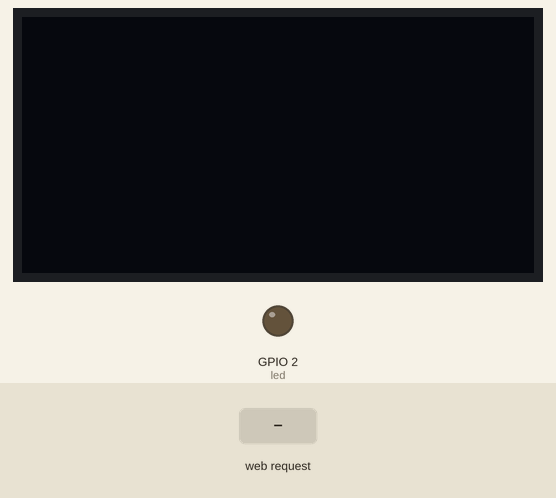
Bench run of a program on a simulated ESP32 board running MicroPython. On the bench: 128×64 one-colour display, output pins drawn as LEDs (lit = HIGH). Inputs (shaded band) come from the test bench. The board's own WiFi access point starts at once; library files of the repository ran but are not shown: ssd1306.py; what the program prints to the serial console is not drawn.

Above: at 1.2 s.
1.3 s: HTTP request GET /on received
At 1.7 s:
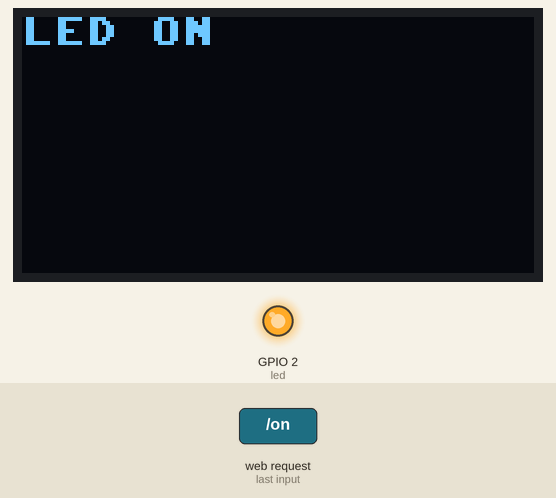
2.8 s: HTTP request GET /off received
At 4.1 s:
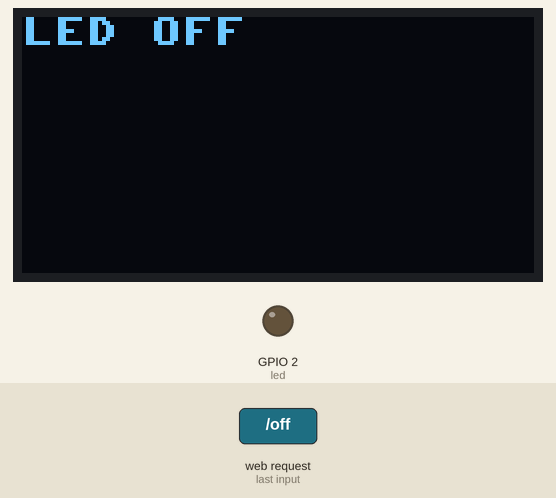
Timing chart, 0 to 5.8 s (numbered marks = the images above; inputs shaded):
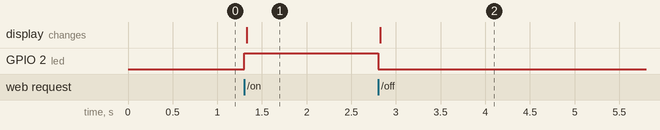

Measured:
- after the input at 1.3 s, GPIO 2 (led): LOW → HIGH at once; the display: changes at once (image 1)
- after the input at 2.8 s, GPIO 2 (led): HIGH → LOW at once; the display: changes at once (image 2)

The program:

tes_led_control.py
```python
from machine import Pin, I2C
import ssd1306
import network
import socket
import time

# === OLED SETUP ===
i2c = I2C(0, scl=Pin(22), sda=Pin(21))
oled = ssd1306.SSD1306_I2C(128, 64, i2c)

# === LED SETUP ===
led = Pin(2, Pin.OUT)

# === WIFI AP SETUP ===
ap = network.WLAN(network.AP_IF)
ap.active(True)
ap.config(essid="ESP32-Hotspot", password="123456789")  # Change password if you want

while not ap.active():
    pass

print("Access Point active")
print("IP:", ap.ifconfig()[0])

# === WEB SERVER SETUP ===
def web_page(led_state):
    html = f"""
    <!DOCTYPE html>
    <html>
    <head>
      <title>ESP32 LED Control</title>
      <style>
        body {{ font-family: Arial; text-align: center; margin-top: 50px; }}
        button {{ font-size: 20px; padding: 15px; margin: 10px; }}
      </style>
    </head>
    <body>
      <h2>ESP32 LED Control</h2>
      <p>LED is currently: <b>{led_state}</b></p>
      <a href="/on"><button style="background:lightgreen;">Turn ON</button></a>
      <a href="/off"><button style="background:lightcoral;">Turn OFF</button></a>
    </body>
    </html>
    """
    return html

# Start socket
s = socket.socket(socket.AF_INET, socket.SOCK_STREAM)
s.bind(('', 80))
s.listen(5)

# === MAIN LOOP ===
while True:
    conn, addr = s.accept()
    print("Client connected from:", addr)
    request = conn.recv(1024).decode()
    print("Request:", request)

    # Default LED state
    led_state = "OFF"

    if "/on" in request:
        led.on()
        led_state = "ON"
    elif "/off" in request:
        led.off()
        led_state = "OFF"

    # Update OLED
    oled.fill(0)
    oled.text("LED " + led_state, 0, 0)
    oled.show()

    # Send response
    response = web_page(led_state)
    conn.send("HTTP/1.1 200 OK\r\nContent-Type: text/html\r\n\r\n")
    conn.send(response)
    conn.close()
```
